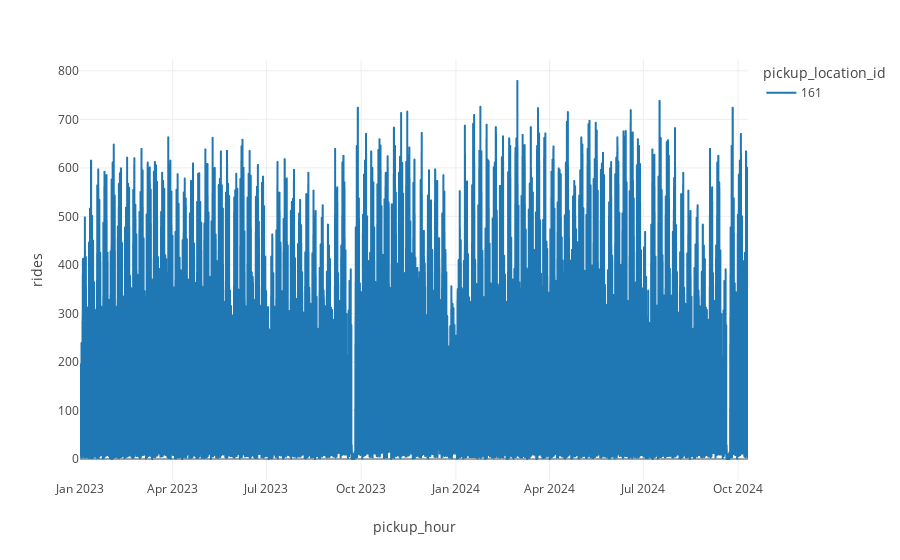

Source (notebook cell):
### Code cell
from src.plot import plot_ts

plot_ts(ts_data, locations=[161])

### Figure 1 — Plotly figure (JSON) as saved in the notebook; plotly's stock layout.template omitted (floating-point values rounded to 4 significant figures; data arrays with more than 128 entries replaced by an {"elided": "..."} marker saying what was removed)
{"data": [{"hovertemplate": "pickup_location_id=161<br>pickup_hour=%{x}<br>rides=%{y}<extra></extra>", "legendgroup": "161", "line": {"color": "#1F77B4", "dash": "solid"}, "marker": {"symbol": "circle"}, "mode": "lines", "name": "161", "showlegend": true, "type": "scattergl", "x": {"elided": "15566 str values"}, "xaxis": "x", "y": {"elided": "15566 int values"}, "yaxis": "y"}], "layout": {"legend": {"title": {"text": "pickup_location_id"}, "tracegroupgap": 0}, "margin": {"t": 60}, "xaxis": {"anchor": "y", "domain": [0, 1], "title": {"text": "pickup_hour"}}, "yaxis": {"anchor": "x", "domain": [0, 1], "title": {"text": "rides"}}}}
